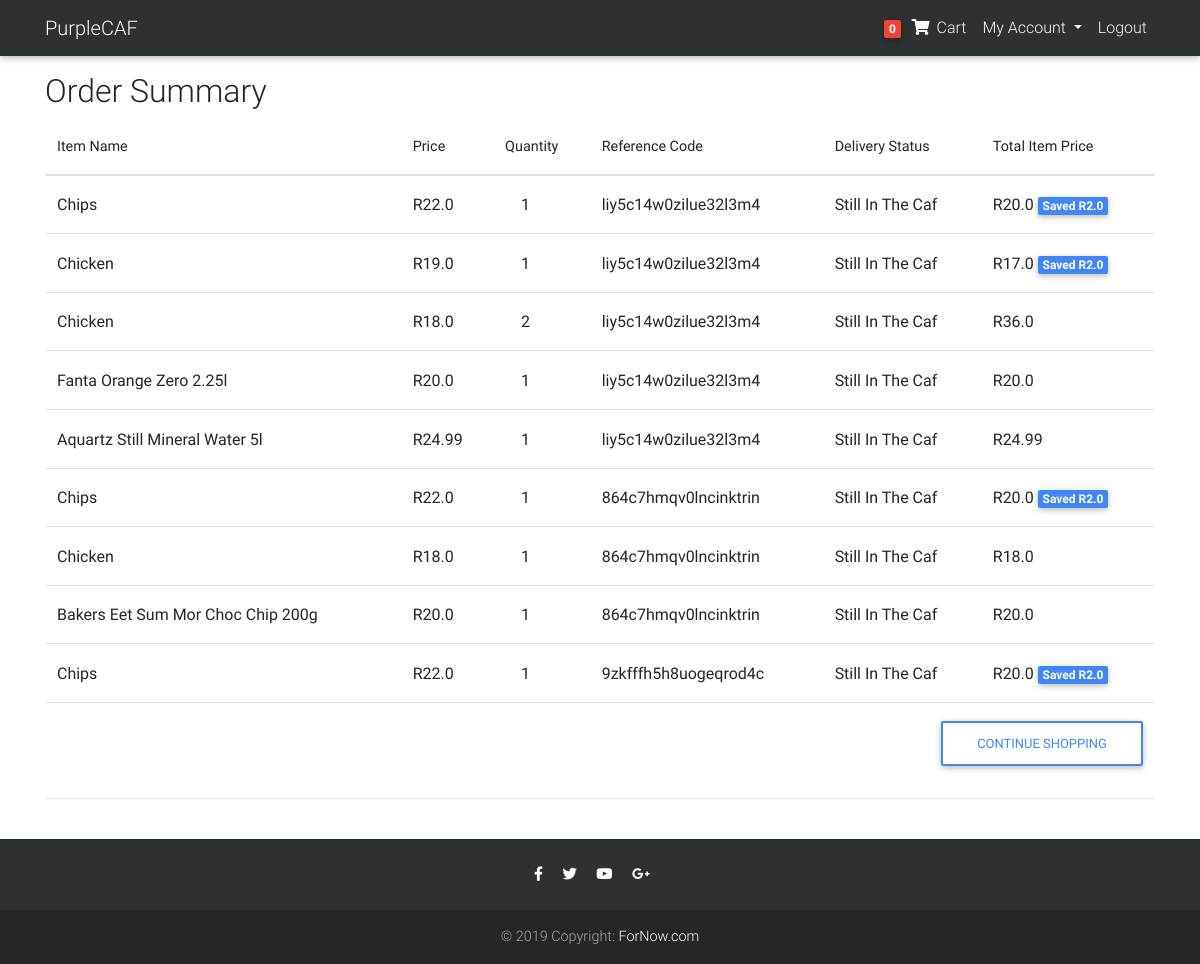
The page /profile/ (signed in) on the database as committed earlier.
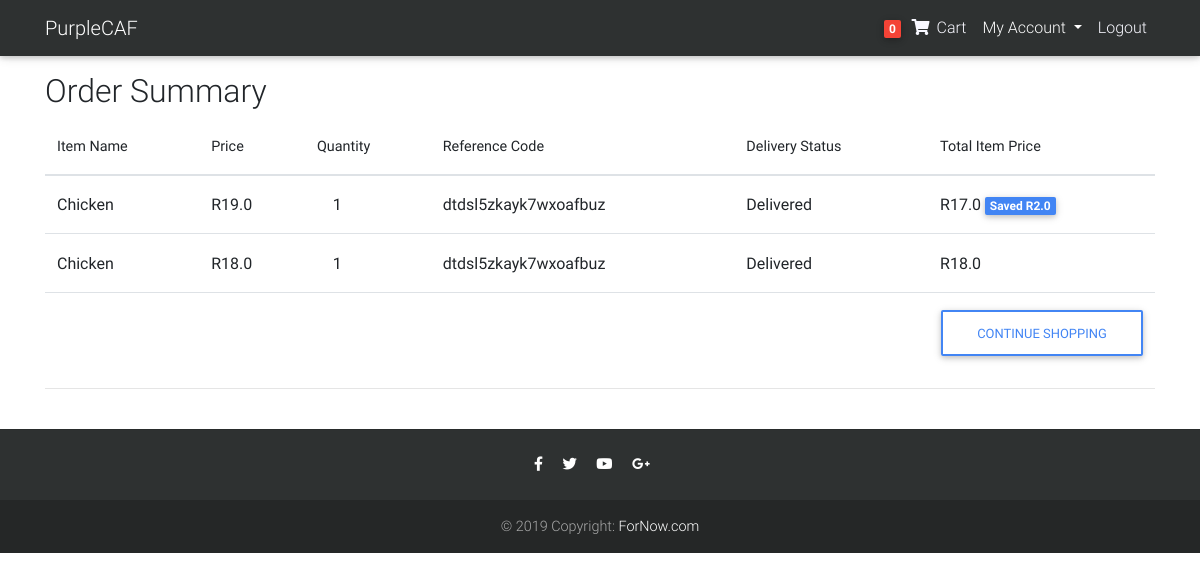
The same page on the database as committed later.
### core/models.py (models this page shows, shortened)
class OrderItem(models.Model):
    user = models.ForeignKey(User, on_delete=models.CASCADE)
    item = models.ForeignKey(Item, on_delete=models.CASCADE)
    quantity = models.IntegerField(default=1)
    ordered = models.BooleanField(default=False)
    def get_total_item_price(self):
        return self.quantity * self.item.price
    def get_total_discount_item_price(self):
        return self.quantity * self.item.discount_price
    def get_amount_saved(self):
        return self.get_total_item_price() - self.get_total_discount_item_price()

class Item(models.Model):
    title = models.CharField(max_length=100)
    price = models.FloatField()
    discount_price = models.FloatField(blank=True, null=True)
    category = models.CharField(choices=CATEGORY_CHOICES, max_length=2)
    available = models.BooleanField(default=True)
    slug = models.SlugField(unique=True, null = True, blank = True)
    description = models.TextField()

class Order(models.Model):
    user = models.ForeignKey(User, on_delete=models.CASCADE)
    ref_code = models.CharField(max_length=20, blank=True, null=True)
    item = models.ManyToManyField(OrderItem)
    start_date = models.DateTimeField(auto_now_add=True)
    ordered_date = models.DateTimeField()
    ordered = models.BooleanField(default=False)
    shipping_address = models.ForeignKey(
        'Address', related_name='shipping_address', on_delete=models.SET_NULL, blank=True, null=True)
    payment = models.ForeignKey(
        'Payment', on_delete=models.SET_NULL, blank=True, null=True)
    delivery_option = models.CharField(max_length=2, choices=DELIVERY_CHOICE, blank=True, null=True)
    being_delivered = models.BooleanField(default=False)
    received = models.BooleanField(default=False)
    student_number = models.CharField(max_length=8, blank=True, null=True)
    service_charge = models.IntegerField(default=0)

### core/views.py (the view)
# urls.py: path('profile/', ProfileSummaryView.as_view(), name='profile'),
class ProfileSummaryView(LoginRequiredMixin, View):
    def get(self, *args, **kwargs):
        order_item = []
        order = Order.objects.filter(user__exact=self.request.user, ordered=True)
        for order in order.all():
            for item in order.item.all():
                order_item.append(item)
        context = {
            'order': Order.objects.filter(user__exact=self.request.user, ordered=True).all(),
            'obejct': order_item,
        }
        return render(self.request, 'profile.html', context)

### core/templatetags/cart_template_tags.py (called while the page is built)
@register.filter
def cart_item_count(user):
    if user.is_authenticated:
        qs = Order.objects.filter(user=user, ordered=False)
        if qs.exists():
            return qs[0].item.count()
    return 0

### templates/profile.html (shortened to what this page needs)
{% extends "base.html" %}
{% block content %}
  <main>
    <div class="container">
    <div class="table-responsive text-nowrap">
    <h2>Order Summary</h2>
    <table class="table">
        <thead>
        <tr>
            <th scope="col">Item Name</th>
            <th scope="col">Price</th>
            <th scope="col">Quantity</th>
            <th scope="col">Reference Code</th>
            <th scope="col">Delivery Status</th>
            <th scope="col">Total Item Price</th>
        </tr>
        </thead>
        <tbody>
        {% for ord in order %}
             {% for order_item in ord.item.all %}
            <tr>
                <td style="font-size:1rem; font-weight:400;">{{ order_item.item.title }}</td>
                <td style="font-size:1rem; font-weight:400;">R{{ order_item.item.price }}</td>
                <td style="font-size:1rem; font-weight:400;">
                    &nbsp;&nbsp;&nbsp;&nbsp;{{ order_item.quantity }}
                </td>
                <td style="font-size:1rem; font-weight:400;">{{ord.ref_code}}</td>
                {%if ord.being_delivered and ord.received %}
                <td style="font-size:1rem; font-weight:400;">Delivered</td>
                {% elif ord.received %}
                <td style="font-size:1rem; font-weight:400;">Delivered</td>
                {% elif ord.being_delivered and ord.received is False %}
                <td style="font-size:1rem; font-weight:400;">En Route</td>
                {%else%}
                <td style="font-size:1rem; font-weight:400;">Still In The Caf</td>
                {%endif%}
                <td style="font-size:1rem; font-weight:400;">
                {% if order_item.item.discount_price %}
                    R{{ order_item.get_total_discount_item_price }}
                    <span class="badge badge-primary">Saved R{{ order_item.get_amount_saved }}</span>
                {% else %}
                    R{{ order_item.get_total_item_price }}
                {% endif %}
                </td>
            </tr>
            {% endfor %}
        {% endfor %}
        {% if order %}
        <tr>
            <td colspan="7">
            <a class='btn btn-outline-primary float-right' href='/'>Continue shopping</a>
            </td>
        </tr>
        {%endif%}
        </tbody>
    </table>
        <hr>
    </div>
    </div>
  </main>
{% endblock content %}

### templates/base.html (shortened to what this page needs)
{% load static %}
<!DOCTYPE html>
<html lang="en">
<head>
  <link rel="stylesheet" href="https://use.fontawesome.com/releases/v5.8.1/css/all.css">
  <link href="{% static 'css/bootstrap.min.css' %}" rel="stylesheet">
  <link href="{% static 'css/mdb.min.css' %}" rel="stylesheet">
  <link href="{% static 'css/style.min.css' %}" rel="stylesheet">
</head>
{% include "navbar.html" %}
<body style="background-color:#ffffff!important">
  <div class="mt-5 pt-4">
    </div>
    {% block content %}
    {% endblock content %}
    {% include "footer.html" %}
</body>
</html>

### templates/navbar.html (shortened to what this page needs)
{% load cart_template_tags %}
<nav style="background-color: #2e3131;" class="navbar navbar-expand-md navbar-dark bg-steel fixed-top">
  <div class="container">
    <a class="navbar-brand" href="/">PurpleCAF</a>
    <div class="collapse navbar-collapse" id="navbarToggle">
      <div class="navbar-nav">
        {% if request.user.is_authenticated %}
        <li class="nav-item dropdown">
            <a href="{% url 'core:order-summary' %}"class="nav-link waves-effect">
              <span class="badge cart_ red z-depth-1 mr-1"> {{ request.user|cart_item_count }} </span>
              <i style="color: ghostwhite;" class="fas fa-shopping-cart"></i>
              <span style="color: ghostwhite;" class="clearfix d-non d-sm-inline-block"> Cart </span>
            </a>
        </li>
        <li class="nav-item dropdown">
          <a class="nav-link dropdown-toggle" href="#" id="navbarDropdown" role="button" data-toggle="dropdown" aria-haspopup="true" aria-expanded="false">
            My Account
          </a>
        </li>
        <li class="nav-item dropdown">
            <a href="{% url 'account_logout'%}" class="nav-link waves-effect">
              <span style="color: ghostwhite;" class="clearfix d-non d-sm-inline-block"> Logout </span>
            </a>
        </li>
        {% endif %}
      </div>
    </div>
  </div>
</nav>

### templates/footer.html
<footer class="page-footer text-center font-small mt-4 wow fadeIn">
    <hr class="my-4">
    <div class="pb-4">
      <a href="https://www.facebook.com/mdbootstrap" target="_blank">
        <i class="fab fa-facebook-f mr-3"></i>
      </a>
      <a href="https://twitter.com/MDBootstrap" target="_blank">
        <i class="fab fa-twitter mr-3"></i>
      </a>
      <a href="https://www.youtube.com/watch?v=7MUISDJ5ZZ4" target="_blank">
        <i class="fab fa-youtube mr-3"></i>
      </a>
      <a href="https://plus.google.com/u/0/b/107863090883699620484" target="_blank">
        <i class="fab fa-google-plus-g mr-3"></i>
      </a>
    </div>
    <div class="footer-copyright py-3">
      © 2019 Copyright:
      <a href="/" target="_blank"> ForNow.com </a>
    </div>
  </footer>

### templates/scripts.html (shortened to what this page needs)
{% load static %}

### templates/base.html (style rules this page uses)
html, body { height: 100%; background-repeat: no-repeat; background-attachment: fixed; background-size: cover; }

Rows that differ between the two databases and show on the page:
removed Order: ref_code "liy5c14w0zilue32l3m4"
removed OrderItem: item "Chips", item.price "22.0", quantity "1", shows "Still In The Caf", get_total_discount_item_price "20.0", get_amount_saved "2.0"
removed OrderItem: item "Chicken", item.price "19.0", quantity "1", shows "Still In The Caf", get_total_discount_item_price "17.0", get_amount_saved "2.0"
removed OrderItem: item "Chicken", item.price "18.0", quantity "2", shows "Still In The Caf", get_total_item_price "36.0"
removed OrderItem: item "Fanta Orange Zero 2.25l", item.price "20.0", quantity "1", shows "Still In The Caf", get_total_item_price "20.0"
removed OrderItem: item "Aquartz Still Mineral Water 5l", item.price "24.99", quantity "1", shows "Still In The Caf", get_total_item_price "24.99"
removed Order: ref_code "864c7hmqv0lncinktrin"
removed OrderItem: item "Chips", item.price "22.0", quantity "1", shows "Still In The Caf", get_total_discount_item_price "20.0", get_amount_saved "2.0"
removed OrderItem: item "Chicken", item.price "18.0", quantity "1", shows "Still In The Caf", get_total_item_price "18.0"
removed OrderItem: item "Bakers Eet Sum Mor Choc Chip 200g", item.price "20.0", quantity "1", shows "Still In The Caf", get_total_item_price "20.0"
removed Order: ref_code "9zkfffh5h8uogeqrod4c"
removed OrderItem: item "Chips", item.price "22.0", quantity "1", shows "Still In The Caf", get_total_discount_item_price "20.0", get_amount_saved "2.0"
added Order: ref_code "dtdsl5zkayk7wxoafbuz"
added OrderItem: item "Chicken", item.price "19.0", quantity "1", shows "Delivered", get_total_discount_item_price "17.0", get_amount_saved "2.0"
added OrderItem: item "Chicken", item.price "18.0", quantity "1", shows "Delivered", get_total_item_price "18.0"
